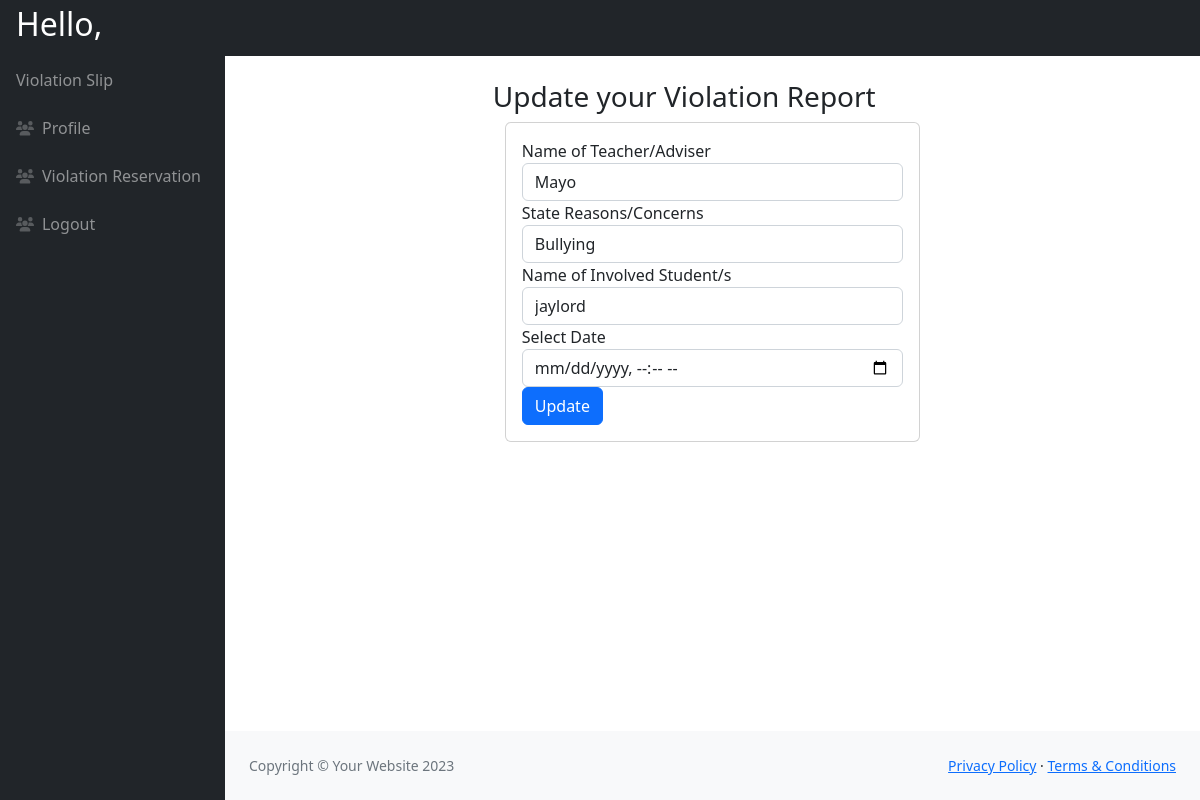
Screenshot of /studentPage/UpdateViolationReport.php?id=111 with the database file from the repository.
### tables this page shows
CREATE TABLE `student_report` (
  `report_no` int(11) NOT NULL,
  `report_id` varchar(100) NOT NULL,
  `user_id` varchar(20) NOT NULL,
  `n_student` varchar(50) NOT NULL,
  `teacher` varchar(50) NOT NULL,
  `reasons` varchar(500) NOT NULL,
  `involved_students` varchar(500) NOT NULL,
  `contact_no` text NOT NULL,
  `date_time` datetime DEFAULT NULL,
  `status` varchar(255) NOT NULL
);

### studentPage/UpdateViolationReport.php (the view, shortened to what this page needs)
<?php
include('includes/header.php');
include('includes/sidebar.php');
?>
<div class="container-fluid px-4" style="width: 50%;">
    <h3 class="mt-4">Update your Violation Report</h3>
    <div class="container-fluid">
        <div class="row">
            <div class="col-lg-12 col-xlg-12 col-md-12">
                <div class="card">
                    <div class="card-body">
                        <?php
                            include('../connection/connection.php');
if (isset($_GET['id'])) {
    $report_no = $_GET['id'];
    $query = "SELECT * FROM student_report WHERE report_no='$report_no' ";
    $query_run = mysqli_query($conn, $query);
    if (mysqli_num_rows($query_run) > 0) {
        foreach($query_run as $query) {
            ?>
                        <form method="POST" action="UpdateViolationProcess.php">
                            <div class="form-group">
                                <label class="col-md-12">Name of Teacher/Adviser</label>
                                <div class="col-md-12">
                                    <input type="text" name="teacher" value="<?=$query['teacher'];?>" placeholder="Sir/Ma'am" class="form-control">
                                </div>
                            </div>
                            <div class="form-group">
                                <label class="col-md-12">State Reasons/Concerns</label>
                                <div class="col-md-12">
                                    <input type="text" name="reasons" value="<?=$query['reasons'];?>" class="form-control">
                                </div>
                            </div>
                            <div class="form-group">
                                <label class="col-md-12">Name of Involved Student/s</label>
                                <div class="col-md-12">
                                    <input type="text" name="involved_students" value="<?=$query['involved_students'];?>" class="form-control">
                                </div>
                            </div>
                            <div class="form-group">
                                <label class="col-md-12">Select Date</label>
                                <div class="col-md-12">
                                    <input type="datetime-local" value="<?=$query['date_time'];?>" name="date_time" placeholder="" class="form-control">
                                </div>
                            </div>
                            <div class="form-group">
                                <div class="col-sm-12">
                                    <button type="submit" class="btn btn-primary" name="update">Update</button>
                                </div>
                            </div>
                        </form>
                        <?php
        }
    } else {
        ?>
                        <h4>No Record found</h4>
                        <?php
    }
}
?>
                    </div>
                </div>
            </div>
        </div>
    </div>
</div>
<?php
include('includes/footer.php');
include('includes/scripts.php');
?>

### rows the page displays
student_report: teacher "Mayo", reasons "Bullying", involved_students "jaylord"
